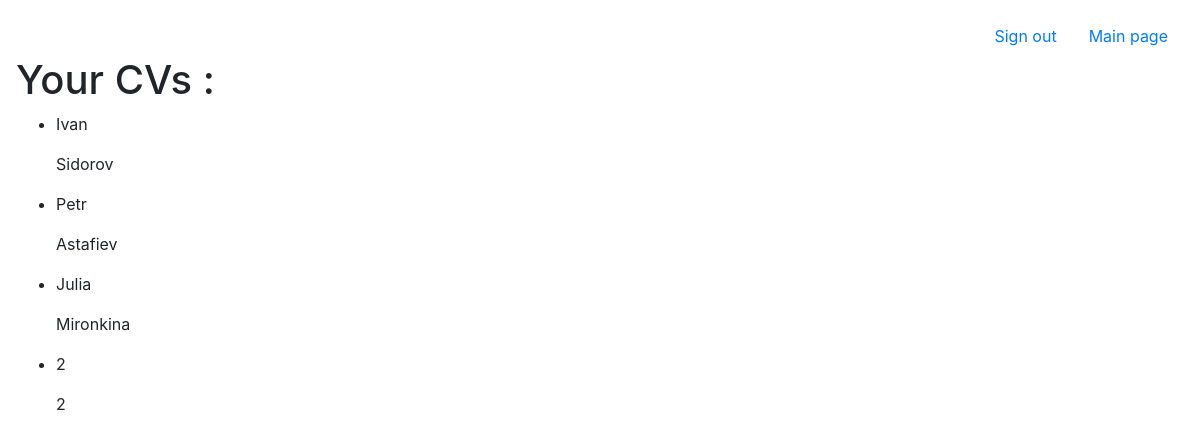
Before: /cvs/ (signed in) with the older database file.
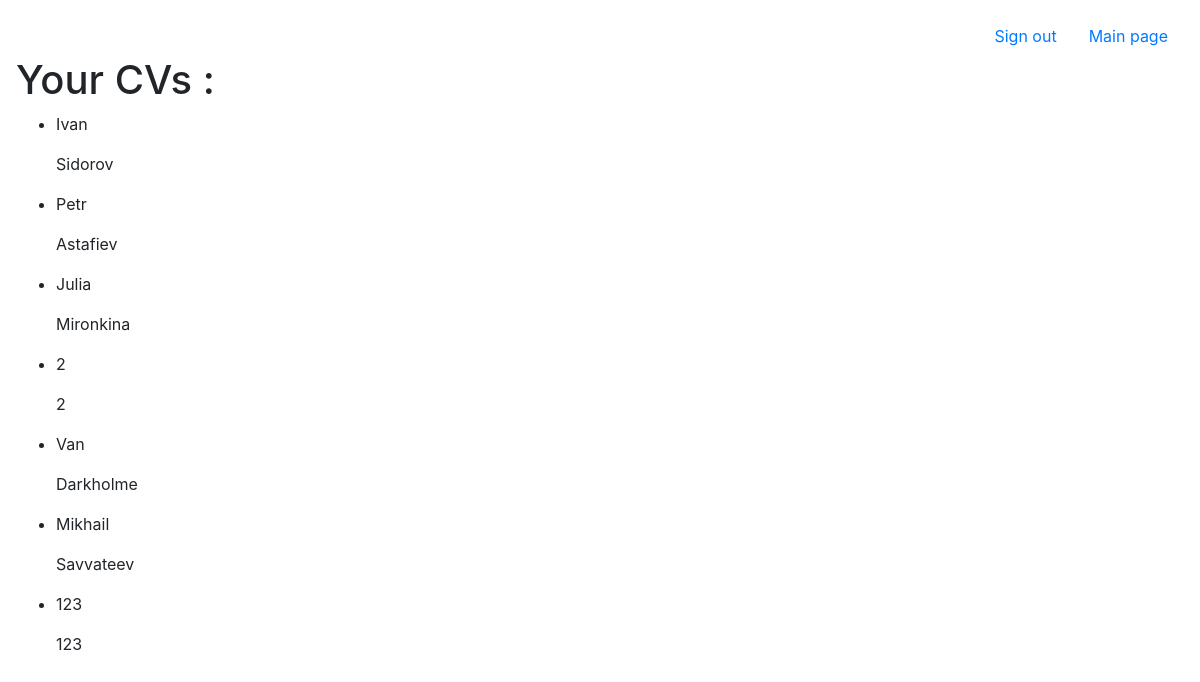
After: the same page with the newer database file.
### cvapp/models.py (models this page shows, shortened)
class CV(models.Model):
    first_name = models.CharField(max_length=20)
    last_name = models.CharField(max_length=20)
    age = models.IntegerField()
    city = models.CharField(max_length=20)
    post = models.CharField(max_length=100)
    experience = models.IntegerField()  # work experience for month
    education = models.TextField(blank=True)
    key_skills = models.TextField(blank=True)
    languages = models.TextField(blank=True)

### cvapp/views.py (the view)
# urls.py: path("cvs/", ListOfCV.as_view(), name="cvs"),
class ListOfCV(LoginRequiredMixin, Mixin, ListView):
    model = CV
    template_name = "cvs.html"
    def get_context_data(self, object_list=None, **kwargs):
        context = super().get_context_data(**kwargs)
        context.update(self.get_context_mixin(request=self.request, **kwargs))
        return context

### cvapp/utils.py (called while the page is built)
    def get_context_mixin(self, request=None, **kwargs):
        context = kwargs
        if request and request.user.is_authenticated:
            context["menu"] = exit_menu
        else:
            context["menu"] = enter_menu
        return context

### cvapp/templates/cvs.html
{% extends 'base.html' %}
{% block content %}
<h1>Your CVs :</h1>
<ul>
    {% for cv in object_list %}
    <li>
         <p>{{cv.first_name}}</p>
         <p>{{cv.last_name}}</p>
    </li>
    {% endfor %}
</ul>
{% endblock  %}

### cvapp/templates/base.html (shortened to what this page needs)
{% load static %}
<!DOCTYPE html>
<html>
<head>
    <link rel="stylesheet" href="https://stackpath.bootstrapcdn.com/bootstrap/4.4.1/css/bootstrap.min.css">
</head>
<body>
    <div class="cover-container d-flex w-100 h-100 p-3 mx-auto flex-column">
    {% block  mainmenu %}
    <header class="masthead mb-auto">
      <nav class="nav justify-content-end">
        {% for m in menu %}
             <a class="nav-link"  href="{% url m.url %}">{{m.title}}</a>
        {% endfor %}
      </nav>
    </header>
    {% endblock %}
    {% block content %}
    {% endblock %}
    </div>
</body>
</html>

Changed rows visible on the page:
added CV: first_name "Van", last_name "Darkholme"
added CV: first_name "Mikhail", last_name "Savvateev"
added CV: first_name "123", last_name "123"
